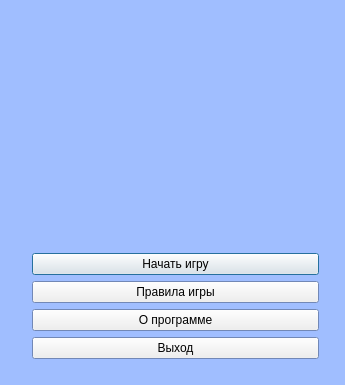
<?xml version="1.0" encoding="UTF-8"?>
<ui version="4.0">
 <class>FirstWindow</class>
 <widget class="QDialog" name="FirstWindow">
  <property name="geometry">
   <rect>
    <x>0</x>
    <y>0</y>
    <width>345</width>
    <height>385</height>
   </rect>
  </property>
  <property name="palette">
   <palette>
    <active>
     <colorrole role="Base">
      <brush brushstyle="SolidPattern">
       <color alpha="255">
        <red>255</red>
        <green>255</green>
        <blue>255</blue>
       </color>
      </brush>
     </colorrole>
     <colorrole role="Window">
      <brush brushstyle="SolidPattern">
       <color alpha="255">
        <red>160</red>
        <green>190</green>
        <blue>255</blue>
       </color>
      </brush>
     </colorrole>
    </active>
    <inactive>
     <colorrole role="Base">
      <brush brushstyle="SolidPattern">
       <color alpha="255">
        <red>255</red>
        <green>255</green>
        <blue>255</blue>
       </color>
      </brush>
     </colorrole>
     <colorrole role="Window">
      <brush brushstyle="SolidPattern">
       <color alpha="255">
        <red>160</red>
        <green>190</green>
        <blue>255</blue>
       </color>
      </brush>
     </colorrole>
    </inactive>
    <disabled>
     <colorrole role="Base">
      <brush brushstyle="SolidPattern">
       <color alpha="255">
        <red>160</red>
        <green>190</green>
        <blue>255</blue>
       </color>
      </brush>
     </colorrole>
     <colorrole role="Window">
      <brush brushstyle="SolidPattern">
       <color alpha="255">
        <red>160</red>
        <green>190</green>
        <blue>255</blue>
       </color>
      </brush>
     </colorrole>
    </disabled>
   </palette>
  </property>
  <property name="mouseTracking">
   <bool>false</bool>
  </property>
  <property name="windowTitle">
   <string>Cookies</string>
  </property>
  <property name="windowIcon">
   <iconset resource="recources.qrc">
    <normaloff>:/images/images/cookie1.png</normaloff>:/images/images/cookie1.png</iconset>
  </property>
  <widget class="QWidget" name="layoutWidget">
   <property name="geometry">
    <rect>
     <x>10</x>
     <y>0</y>
     <width>331</width>
     <height>381</height>
    </rect>
   </property>
   <layout class="QVBoxLayout" name="verticalLayout_3">
    <item>
     <layout class="QVBoxLayout" name="verticalLayout">
      <item>
       <widget class="QLabel" name="write1">
        <property name="text">
         <string/>
        </property>
        <property name="pixmap">
         <pixmap resource="recources.qrc">:/images/images/write.png</pixmap>
        </property>
       </widget>
      </item>
      <item>
       <layout class="QHBoxLayout" name="horizontalLayout">
        <item>
         <spacer name="horizontalSpacer">
          <property name="orientation">
           <enum>Qt::Horizontal</enum>
          </property>
          <property name="sizeHint" stdset="0">
           <size>
            <width>40</width>
            <height>20</height>
           </size>
          </property>
         </spacer>
        </item>
        <item>
         <widget class="QLabel" name="write2">
          <property name="text">
           <string/>
          </property>
          <property name="pixmap">
           <pixmap resource="recources.qrc">:/images/images/write1.png</pixmap>
          </property>
         </widget>
        </item>
        <item>
         <spacer name="horizontalSpacer_2">
          <property name="orientation">
           <enum>Qt::Horizontal</enum>
          </property>
          <property name="sizeHint" stdset="0">
           <size>
            <width>40</width>
            <height>20</height>
           </size>
          </property>
         </spacer>
        </item>
       </layout>
      </item>
     </layout>
    </item>
    <item>
     <spacer name="verticalSpacer">
      <property name="orientation">
       <enum>Qt::Vertical</enum>
      </property>
      <property name="sizeHint" stdset="0">
       <size>
        <width>17</width>
        <height>13</height>
       </size>
      </property>
     </spacer>
    </item>
    <item>
     <layout class="QHBoxLayout" name="horizontalLayout_2">
      <item>
       <spacer name="horizontalSpacer_3">
        <property name="orientation">
         <enum>Qt::Horizontal</enum>
        </property>
        <property name="sizeHint" stdset="0">
         <size>
          <width>40</width>
          <height>20</height>
         </size>
        </property>
       </spacer>
      </item>
      <item>
       <widget class="QLabel" name="pic">
        <property name="text">
         <string/>
        </property>
        <property name="pixmap">
         <pixmap resource="recources.qrc">:/images/images/cookie1.png</pixmap>
        </property>
       </widget>
      </item>
      <item>
       <spacer name="horizontalSpacer_4">
        <property name="orientation">
         <enum>Qt::Horizontal</enum>
        </property>
        <property name="sizeHint" stdset="0">
         <size>
          <width>40</width>
          <height>20</height>
         </size>
        </property>
       </spacer>
      </item>
     </layout>
    </item>
    <item>
     <spacer name="verticalSpacer_2">
      <property name="orientation">
       <enum>Qt::Vertical</enum>
      </property>
      <property name="sizeHint" stdset="0">
       <size>
        <width>20</width>
        <height>40</height>
       </size>
      </property>
     </spacer>
    </item>
    <item>
     <widget class="QSplitter" name="splitter">
      <property name="orientation">
       <enum>Qt::Vertical</enum>
      </property>
      <widget class="QWidget" name="layoutWidget">
       <layout class="QVBoxLayout" name="verticalLayout_2">
        <item>
         <widget class="QPushButton" name="startButton">
          <property name="text">
           <string>Начать игру</string>
          </property>
         </widget>
        </item>
        <item>
         <widget class="QPushButton" name="toolsButton">
          <property name="text">
           <string>Правила игры</string>
          </property>
         </widget>
        </item>
        <item>
         <widget class="QPushButton" name="aboutButton">
          <property name="text">
           <string>О программе</string>
          </property>
         </widget>
        </item>
        <item>
         <widget class="QPushButton" name="exitButton">
          <property name="text">
           <string>Выход</string>
          </property>
         </widget>
        </item>
       </layout>
      </widget>
     </widget>
    </item>
   </layout>
  </widget>
 </widget>
 <layoutdefault spacing="6" margin="11"/>
 <resources>
  <include location="recources.qrc"/>
 </resources>
 <connections/>
</ui>
